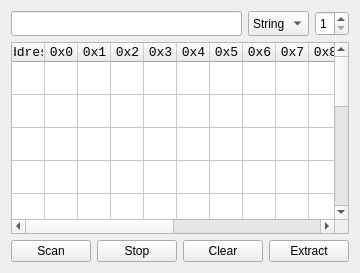
              <widget class="QWidget" name="stackMemoryScan">
               <layout class="QGridLayout" name="gridLayout_49">
                <item row="0" column="0">
                 <layout class="QGridLayout" name="gridLayout_48">
                  <item row="0" column="0">
                   <layout class="QGridLayout" name="gridLayout_10">
                    <item row="0" column="2">
                     <widget class="QComboBox" name="comboMemoryScan_type">
                      <property name="sizePolicy">
                       <sizepolicy hsizetype="Preferred" vsizetype="Preferred">
                        <horstretch>0</horstretch>
                        <verstretch>0</verstretch>
                       </sizepolicy>
                      </property>
                      <property name="minimumSize">
                       <size>
                        <width>0</width>
                        <height>25</height>
                       </size>
                      </property>
                      <item>
                       <property name="text">
                        <string>String</string>
                       </property>
                      </item>
                      <item>
                       <property name="text">
                        <string>Hex</string>
                       </property>
                      </item>
                     </widget>
                    </item>
                    <item row="0" column="3">
                     <widget class="QSpinBox" name="numMemoryScan_scope">
                      <property name="sizePolicy">
                       <sizepolicy hsizetype="Preferred" vsizetype="Preferred">
                        <horstretch>0</horstretch>
                        <verstretch>0</verstretch>
                       </sizepolicy>
                      </property>
                      <property name="minimumSize">
                       <size>
                        <width>0</width>
                        <height>25</height>
                       </size>
                      </property>
                      <property name="minimum">
                       <number>1</number>
                      </property>
                      <property name="maximum">
                       <number>5</number>
                      </property>
                     </widget>
                    </item>
                    <item row="0" column="0">
                     <widget class="QLineEdit" name="txtMemoryScan_input">
                      <property name="sizePolicy">
                       <sizepolicy hsizetype="MinimumExpanding" vsizetype="Preferred">
                        <horstretch>0</horstretch>
                        <verstretch>0</verstretch>
                       </sizepolicy>
                      </property>
                      <property name="minimumSize">
                       <size>
                        <width>0</width>
                        <height>25</height>
                       </size>
                      </property>
                      <property name="font">
                       <font>
                        <family>Consolas</family>
                        <pointsize>10</pointsize>
                       </font>
                      </property>
                     </widget>
                    </item>
                   </layout>
                  </item>
                  <item row="1" column="0">
                   <widget class="QTableWidget" name="lstMemoryScan_Result">
                    <property name="font">
                     <font>
                      <family>Consolas</family>
                      <pointsize>10</pointsize>
                     </font>
                    </property>
                    <property name="editTriggers">
                     <set>QAbstractItemView::NoEditTriggers</set>
                    </property>
                    <property name="selectionMode">
                     <enum>QAbstractItemView::SingleSelection</enum>
                    </property>
                    <property name="rowCount">
                     <number>12</number>
                    </property>
                    <attribute name="horizontalHeaderDefaultSectionSize">
                     <number>33</number>
                    </attribute>
                    <attribute name="horizontalHeaderStretchLastSection">
                     <bool>true</bool>
                    </attribute>
                    <attribute name="verticalHeaderVisible">
                     <bool>false</bool>
                    </attribute>
                    <attribute name="verticalHeaderDefaultSectionSize">
                     <number>33</number>
                    </attribute>
                    <row/>
                    <row/>
                    <row/>
                    <row/>
                    <row/>
                    <row/>
                    <row/>
                    <row/>
                    <row/>
                    <row/>
                    <row/>
                    <row/>
                    <column>
                     <property name="text">
                      <string>Address</string>
                     </property>
                     <property name="font">
                      <font>
                       <family>Consolas</family>
                       <pointsize>10</pointsize>
                      </font>
                     </property>
                    </column>
                    <column>
                     <property name="text">
                      <string>0x0</string>
                     </property>
                    </column>
                    <column>
                     <property name="text">
                      <string>0x1</string>
                     </property>
                    </column>
                    <column>
                     <property name="text">
                      <string>0x2</string>
                     </property>
                    </column>
                    <column>
                     <property name="text">
                      <string>0x3</string>
                     </property>
                    </column>
                    <column>
                     <property name="text">
                      <string>0x4</string>
                     </property>
                    </column>
                    <column>
                     <property name="text">
                      <string>0x5</string>
                     </property>
                    </column>
                    <column>
                     <property name="text">
                      <string>0x6</string>
                     </property>
                    </column>
                    <column>
                     <property name="text">
                      <string>0x7</string>
                     </property>
                    </column>
                    <column>
                     <property name="text">
                      <string>0x8</string>
                     </property>
                    </column>
                    <column>
                     <property name="text">
                      <string>0x9</string>
                     </property>
                    </column>
                    <column>
                     <property name="text">
                      <string>0xA</string>
                     </property>
                    </column>
                    <column>
                     <property name="text">
                      <string>0xB</string>
                     </property>
                    </column>
                    <column>
                     <property name="text">
                      <string>0xC</string>
                     </property>
                    </column>
                    <column>
                     <property name="text">
                      <string>0xD</string>
                     </property>
                    </column>
                    <column>
                     <property name="text">
                      <string>0xE</string>
                     </property>
                    </column>
                    <column>
                     <property name="text">
                      <string>0xF</string>
                     </property>
                    </column>
                    <column>
                     <property name="text">
                      <string>Encoding</string>
                     </property>
                    </column>
                   </widget>
                  </item>
                 </layout>
                </item>
                <item row="1" column="0">
                 <layout class="QGridLayout" name="gridLayout_25">
                  <item row="0" column="0">
                   <widget class="QPushButton" name="btnMemoryScan_scan">
                    <property name="sizePolicy">
                     <sizepolicy hsizetype="Minimum" vsizetype="MinimumExpanding">
                      <horstretch>0</horstretch>
                      <verstretch>0</verstretch>
                     </sizepolicy>
                    </property>
                    <property name="maximumSize">
                     <size>
                      <width>16777215</width>
                      <height>35</height>
                     </size>
                    </property>
                    <property name="text">
                     <string>Scan</string>
                    </property>
                   </widget>
                  </item>
                  <item row="0" column="1">
                   <widget class="QPushButton" name="btnMemoryScan_stop">
                    <property name="sizePolicy">
                     <sizepolicy hsizetype="Minimum" vsizetype="MinimumExpanding">
                      <horstretch>0</horstretch>
                      <verstretch>0</verstretch>
                     </sizepolicy>
                    </property>
                    <property name="maximumSize">
                     <size>
                      <width>16777215</width>
                      <height>35</height>
                     </size>
                    </property>
                    <property name="text">
                     <string>Stop</string>
                    </property>
                   </widget>
                  </item>
                  <item row="0" column="2">
                   <widget class="QPushButton" name="btnMemoryScan_clear">
                    <property name="sizePolicy">
                     <sizepolicy hsizetype="Minimum" vsizetype="MinimumExpanding">
                      <horstretch>0</horstretch>
                      <verstretch>0</verstretch>
                     </sizepolicy>
                    </property>
                    <property name="maximumSize">
                     <size>
                      <width>16777215</width>
                      <height>35</height>
                     </size>
                    </property>
                    <property name="text">
                     <string>Clear</string>
                    </property>
                   </widget>
                  </item>
                  <item row="0" column="3">
                   <widget class="QPushButton" name="btnMemoryScan_extract">
                    <property name="sizePolicy">
                     <sizepolicy hsizetype="Minimum" vsizetype="MinimumExpanding">
                      <horstretch>0</horstretch>
                      <verstretch>0</verstretch>
                     </sizepolicy>
                    </property>
                    <property name="maximumSize">
                     <size>
                      <width>16777215</width>
                      <height>35</height>
                     </size>
                    </property>
                    <property name="text">
                     <string>Extract</string>
                    </property>
                   </widget>
                  </item>
                 </layout>
                </item>
               </layout>
              </widget>
